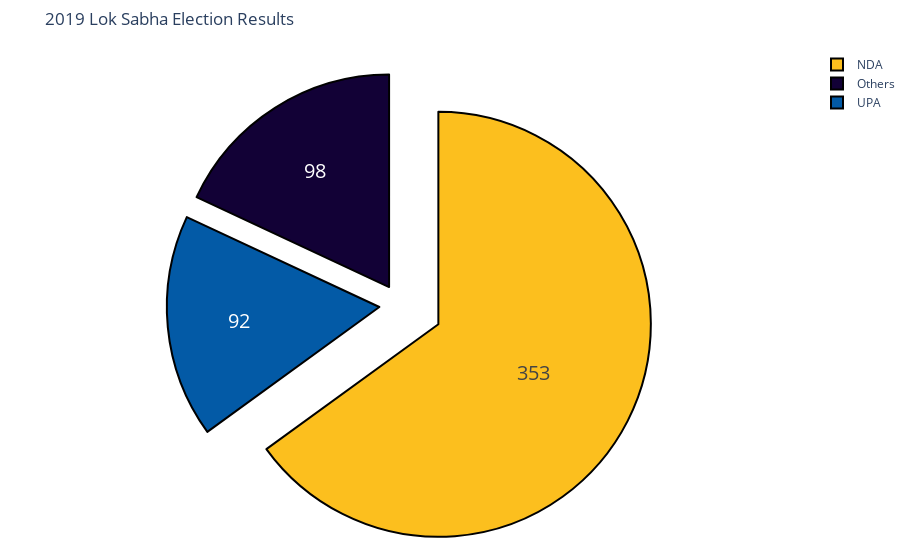

The notebook cell saved with this chart:
### Markdown cell above
### 3.2 Lok Sabha 2019: Election Results
<p><img src="img/modiVictory.jpeg" style="float:left; margin:5px 20px 5px 1px; width:300px;height:200px;"></p>
<p>NDA dominated the elections by winning the polls with 353 seats leaving UPA and Other parties with two-digit figures. Modi's ruling Bharatiya Janata Party was expected to win comfortably by forming alliances with smaller regional parties. However, results showed that BJP alone was ahead in more than 300 seats, which is comfortably beyond the 272 seat margin for the majority. After Jawaharlal Nehru and Indira Gandhi, Narendra Modi is the third prime minister of the country who has been able to retain power for a second term with full majority in Lok Sabha.</p>

<p><i>“Together we grow, together we prosper. Together we will build a strong and inclusive India. India wins yet again!”</i> Modi tweeted after his victory.</p>

### Code cell
#2019 Lok Sabha Election data 
electionResult2019labels = ['NDA', 'UPA', 'Others']
electionResult2019values = [353, 92, 98]
#Using plotly pie chart visualize the actual Election Results.
electionResult2019Pie = go.Figure(data=[go.Pie(labels=electionResult2019labels,
                                values=electionResult2019values, 
                                pull=[0.2, 0.1, 0.1])])
electionResult2019Pie.update_traces(hoverinfo='label+percent',
                                    textinfo='value',
                                    textfont_size=20,
                                    marker=dict(colors=["#fcbf1e","#035aa6","#120136"], 
                                        line=dict(color='#000000',
                                            width=2)))                                             
electionResult2019Pie.update_layout(margin=dict(t=50, l=0, r=0, b=0),title_text='2019 Lok Sabha Election Results')
electionResult2019Pie.show()

### Figure 1 — Plotly figure (JSON) as saved in the notebook; plotly's stock layout.template omitted (floating-point values rounded to 4 significant figures)
{"data": [{"hoverinfo": "label+percent", "labels": ["NDA", "UPA", "Others"], "marker": {"colors": ["#fcbf1e", "#035aa6", "#120136"], "line": {"color": "#000000", "width": 2}}, "pull": [0.2, 0.1, 0.1], "textfont": {"size": 20}, "textinfo": "value", "type": "pie", "values": [353, 92, 98]}], "layout": {"margin": {"b": 0, "l": 0, "r": 0, "t": 50}, "title": {"text": "2019 Lok Sabha Election Results"}}}
